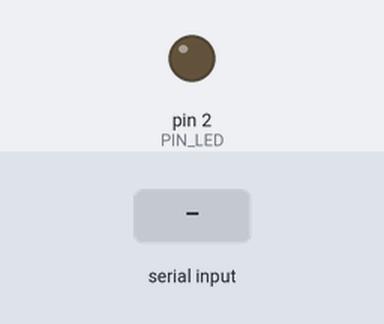
Bench run of a sketch on a simulated Arduino Uno, built with avr-gcc and run on an emulated ATmega328P. Shown: output pins drawn as LEDs (lit = HIGH). The test bench sets the inputs (shaded band).

Above: at 1.2 s.
1.3 s: "1" received over the second serial link
At 2.3 s:
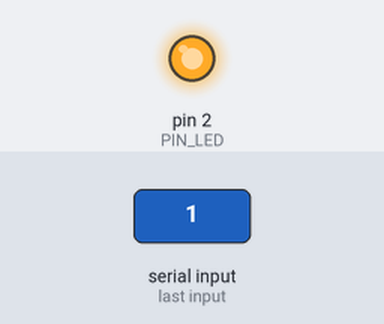
2.8 s: "0" received over the second serial link
At 3.4 s:
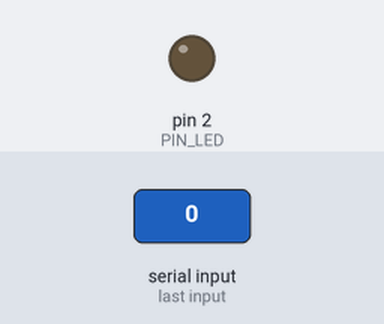
Timing chart, 0 to 5.8 s (numbered marks = the images above; inputs shaded):
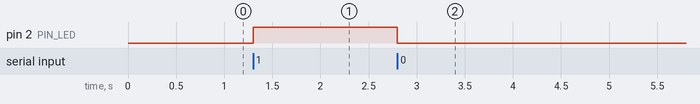

Measured:
- after the input at 1.3 s, pin 2 (PIN_LED): LOW → HIGH at once
- after the input at 2.8 s, pin 2 (PIN_LED): HIGH → LOW at once

The sketch:

blueLed.ino
```cpp
// --------------------------------------------
// Pengujian modul Bluetooth untuk menangani
//    operasi INPUT dan OUTPUT
// --------------------------------------------

const int PIN_LED = 2;

#include <SoftwareSerial.h>

SoftwareSerial bt(9, 10); // TXD dan RXD
                          // modul Bluetooth

void setup() {
  pinMode(PIN_LED, OUTPUT);

  bt.begin(9600);
  bt.println("Tekan 1 = untuk menghidupkan LED");
  bt.println("      0 = untuk mematikan LED");
}

void loop() {
  char dataBt; // Data dari Bluetooth

  if (bt.available()) {
    dataBt = bt.read();
    if (dataBt == '0') {
      digitalWrite(PIN_LED, LOW);
      bt.println("LED dimatikan...");
    }
    else if (dataBt == '1') {
      digitalWrite(PIN_LED, HIGH);
      bt.println("LED dihidupkan...");
    }
  }
}
```
